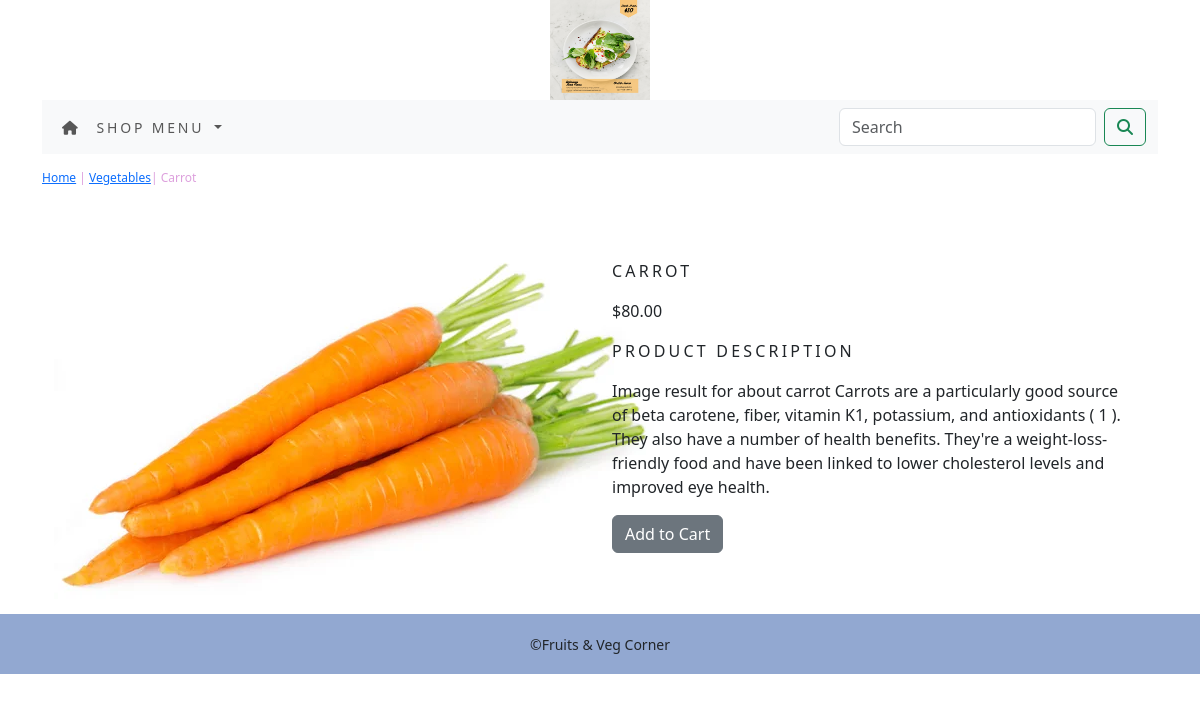
Screenshot of /shop/vegetables/carrot/ with the database file from the repository.
### shopapp/models.py (models this page shows, shortened)
class Product(models.Model):
    name = models.CharField(max_length=250, unique=True)
    slug = models.SlugField(max_length=250, unique=True)
    description = models.TextField(blank=True)
    price = models.DecimalField(max_digits=10, decimal_places=2)
    category = models.ForeignKey('Category', on_delete=models.CASCADE)
    image = models.ImageField(upload_to='product', blank=True)
    stock = models.IntegerField()
    available = models.BooleanField(default=True)
    created = models.DateTimeField(auto_now_add=True)
    updated = models.DateTimeField(auto_now=True)
    class Meta:
        ordering = ('name',)
        verbose_name = 'product'
        verbose_name_plural = 'products'

class Category(models.Model):
    name = models.CharField(max_length=250, unique=True)
    slug = models.SlugField(max_length=250, unique=True)
    description = models.TextField(blank=True)
    image = models.ImageField(upload_to='category', blank=True)
    class Meta:
        ordering = ('name',)
        verbose_name = 'category'
        verbose_name_plural = 'categories'
    def get_url(self):
        return reverse('shopapp:pro_by_cat', args=[self.slug])
    def __str__(self):
        return '{}'.format(self.name)

### shopapp/views.py (the view)
# urls.py: path('<slug:c_slug>/<slug:product_slug>/', views.ProDetail, name='ProDetail')
def ProDetail(request, c_slug, product_slug):
    try:
        product = Product.objects.get(category__slug=c_slug, slug=product_slug)
    except Exception as e:
        raise e
    return render(request, 'product.html', {'product':product})

### cartapp/context_processor.py (called while the page is built)
def counter(request):
    item_count = 0
    if 'admin' in request.path:
        return {}
    else:
        try:
            cart = Cart.objects.filter(cart_id=_cart_id(request))
            cart_items = CartItem.objects.all().filter(cart=cart[:1])
            for cart_item in cart_items:
                item_count += cart_item.quantity
        except Cart.DoesNotExist:
            item_count = 0
    return dict(item_count=item_count)

### cartapp/views.py (called while the page is built)
def _cart_id(request):
    cart = request.session.session_key
    if not cart:
        cart = request.session.create()
    return cart

### shopapp/contex_processor.py (called while the page is built)
def menu_links(request):
    links = Category.objects.all()
    return dict(links=links)

### template/product.html (shortened to what this page needs)
{% extends 'base.html' %}
{% load static %}
{% block content %}
<div class="row my_prod_row_class">
    <div class="my_auto">
        <p><a href="{% url 'shopapp:allProdCat' %}">Home</a> | <a href="{{ product.category.get_url }}">{{ product.category }}</a>| {{ product.name }}</p>
    </div>
</div>
<div class="container">
<br>
<div class="row">
    <div class="col-12 col-sm-12 col-md-12 col-lg-6 text-center">
        <div style="min-width:18rem;">
            <img src="{{product.image.url}}" alt="{{ product.name }}">
        </div>
    </div>
        <div class="col-12 col-sm-12 col-md-12 col-lg-6">
            <div>
            <h1 class="my_prod_title"> {{ product.name }}</h1>
            <p> ${{ product.price }}</p>
            <p class="my_title"> Product Description</p>
            <p class="text-justify my_prod_text"> {{ product.description }}</p>
            {% if product.stock <= 0 %}
            <p><b> Out of Stock </b></p>
            {% else %}
                <a class="btn btn-secondary" href="{% url 'cartapp:add_cart' product.id %}">Add to Cart</a>
            {% endif %}
        </div>
    </div>
    </div>
</div>
{% endblock %}

### static/css/custom.css (style rules this page uses)
body { font-family: 'Source Sans Pro', sans-serif; }
.my_title { font-size:16px; text-transform:uppercase; letter-spacing: .2em; }
.my_prod_row_class { padding-top:15px; padding-bottom:20px; }
.my_prod_row_class .my_auto { color:plum; font-size:12px; text-decoration:none; }
.my_prod_title { font-size:16px; text-transform:uppercase; letter-spacing: .2em; padding-top:15px; padding-bottom:10px; }
.my_prod_text { padding-right:20px; }

### rows the page displays
Product: category "Vegetables", name "Carrot", image (picture), name "CARROT", price "80.00", description "Image result for about carrot Carrots are a particularly good source of beta carotene, fiber, vitamin K1, potassium, and antioxidants ( 1 ). They also have a number of health benefits. They're a weight-loss-friendly food and have been linked to lower cholesterol levels and improved eye health."
